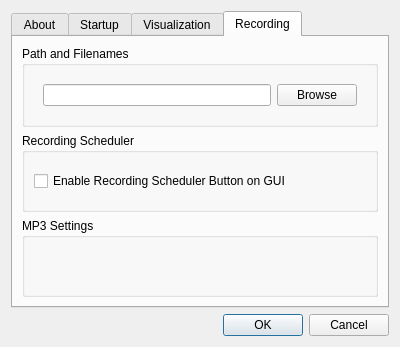
<?xml version="1.0" encoding="UTF-8"?>
<ui version="4.0">
 <class>Dialog</class>
 <widget class="QDialog" name="Dialog">
  <property name="geometry">
   <rect>
    <x>0</x>
    <y>0</y>
    <width>400</width>
    <height>347</height>
   </rect>
  </property>
  <property name="sizePolicy">
   <sizepolicy hsizetype="Expanding" vsizetype="Expanding">
    <horstretch>0</horstretch>
    <verstretch>0</verstretch>
   </sizepolicy>
  </property>
  <property name="maximumSize">
   <size>
    <width>400</width>
    <height>350</height>
   </size>
  </property>
  <property name="windowTitle">
   <string>Dialog</string>
  </property>
  <layout class="QVBoxLayout" name="verticalLayout">
   <item>
    <widget class="QTabWidget" name="Tabs">
     <property name="currentIndex">
      <number>3</number>
     </property>
     <widget class="QWidget" name="AboutTab">
      <attribute name="title">
       <string>About</string>
      </attribute>
      <layout class="QHBoxLayout" name="horizontalLayout">
       <item>
        <widget class="QLabel" name="label">
         <property name="sizePolicy">
          <sizepolicy hsizetype="Fixed" vsizetype="Fixed">
           <horstretch>0</horstretch>
           <verstretch>0</verstretch>
          </sizepolicy>
         </property>
         <property name="maximumSize">
          <size>
           <width>205</width>
           <height>191</height>
          </size>
         </property>
         <property name="text">
          <string/>
         </property>
         <property name="pixmap">
          <pixmap resource="../finny.qrc">:/finny/assets/radioshark.png</pixmap>
         </property>
         <property name="scaledContents">
          <bool>true</bool>
         </property>
        </widget>
       </item>
       <item>
        <widget class="QLabel" name="label_2">
         <property name="text">
          <string>Finny Version 0.5 Beta
By John O'Neil
oneil.code@gmail.com</string>
         </property>
        </widget>
       </item>
      </layout>
     </widget>
     <widget class="QWidget" name="StartupSettingsTab">
      <attribute name="title">
       <string>Startup</string>
      </attribute>
      <layout class="QVBoxLayout" name="verticalLayout_2">
       <property name="spacing">
        <number>3</number>
       </property>
       <property name="margin">
        <number>0</number>
       </property>
       <item>
        <widget class="QGroupBox" name="groupBox">
         <property name="title">
          <string>Startup Frequency Behavior</string>
         </property>
         <layout class="QVBoxLayout" name="verticalLayout_3">
          <property name="spacing">
           <number>3</number>
          </property>
          <property name="leftMargin">
           <number>3</number>
          </property>
          <property name="topMargin">
           <number>3</number>
          </property>
          <property name="rightMargin">
           <number>3</number>
          </property>
          <property name="bottomMargin">
           <number>0</number>
          </property>
          <item>
           <widget class="QRadioButton" name="StartAtLastFrequency">
            <property name="text">
             <string>Start Finny at last frequecy listened to.</string>
            </property>
           </widget>
          </item>
          <item>
           <widget class="QRadioButton" name="StartAtFixedFrequency">
            <property name="text">
             <string>Start Finny at frequency:</string>
            </property>
           </widget>
          </item>
          <item>
           <widget class="QWidget" name="StartFrequencyPanel" native="true">
            <layout class="QHBoxLayout" name="horizontalLayout_2">
             <property name="spacing">
              <number>3</number>
             </property>
             <property name="margin">
              <number>0</number>
             </property>
             <item>
              <widget class="QComboBox" name="StartBand">
               <property name="sizePolicy">
                <sizepolicy hsizetype="Fixed" vsizetype="Fixed">
                 <horstretch>0</horstretch>
                 <verstretch>0</verstretch>
                </sizepolicy>
               </property>
               <item>
                <property name="text">
                 <string>AM</string>
                </property>
               </item>
               <item>
                <property name="text">
                 <string>FM</string>
                </property>
               </item>
              </widget>
             </item>
             <item>
              <widget class="QDoubleSpinBox" name="StartFreq">
               <property name="sizePolicy">
                <sizepolicy hsizetype="Fixed" vsizetype="Fixed">
                 <horstretch>0</horstretch>
                 <verstretch>0</verstretch>
                </sizepolicy>
               </property>
              </widget>
             </item>
            </layout>
           </widget>
          </item>
         </layout>
        </widget>
       </item>
       <item>
        <widget class="QGroupBox" name="groupBox_2">
         <property name="title">
          <string>Startup Volume Behavior</string>
         </property>
         <layout class="QVBoxLayout" name="verticalLayout_4">
          <property name="spacing">
           <number>3</number>
          </property>
          <property name="leftMargin">
           <number>0</number>
          </property>
          <property name="topMargin">
           <number>3</number>
          </property>
          <property name="rightMargin">
           <number>0</number>
          </property>
          <property name="bottomMargin">
           <number>0</number>
          </property>
          <item>
           <widget class="QRadioButton" name="StartAtLastVolume">
            <property name="text">
             <string>Start Finny volume at last set value</string>
            </property>
           </widget>
          </item>
          <item>
           <widget class="QRadioButton" name="StartAtVolume">
            <property name="text">
             <string>Start Finny at volume:</string>
            </property>
           </widget>
          </item>
          <item>
           <widget class="QWidget" name="StartVolumePanel" native="true">
            <layout class="QHBoxLayout" name="horizontalLayout_3">
             <property name="spacing">
              <number>3</number>
             </property>
             <property name="margin">
              <number>0</number>
             </property>
             <item>
              <widget class="QSpinBox" name="FixedVolume">
               <property name="sizePolicy">
                <sizepolicy hsizetype="Fixed" vsizetype="Fixed">
                 <horstretch>0</horstretch>
                 <verstretch>0</verstretch>
                </sizepolicy>
               </property>
              </widget>
             </item>
            </layout>
           </widget>
          </item>
         </layout>
        </widget>
       </item>
      </layout>
     </widget>
     <widget class="QWidget" name="VisualizationTab">
      <attribute name="title">
       <string>Visualization</string>
      </attribute>
      <layout class="QVBoxLayout" name="verticalLayout_5">
       <item>
        <widget class="QGroupBox" name="groupBox_3">
         <property name="title">
          <string>Plugin</string>
         </property>
         <layout class="QVBoxLayout" name="verticalLayout_6">
          <item>
           <widget class="QComboBox" name="comboBox_2"/>
          </item>
         </layout>
        </widget>
       </item>
       <item>
        <widget class="QGroupBox" name="groupBox_4">
         <property name="title">
          <string>Radioshark LEDs</string>
         </property>
         <layout class="QVBoxLayout" name="verticalLayout_7">
          <item>
           <widget class="QCheckBox" name="EnableRadiosharkLEDControl">
            <property name="text">
             <string>Enable LED Feedback</string>
            </property>
           </widget>
          </item>
         </layout>
        </widget>
       </item>
      </layout>
     </widget>
     <widget class="QWidget" name="tab">
      <attribute name="title">
       <string>Recording</string>
      </attribute>
      <layout class="QVBoxLayout" name="verticalLayout_8">
       <item>
        <widget class="QGroupBox" name="groupBox_7">
         <property name="title">
          <string>Path and Filenames</string>
         </property>
         <layout class="QVBoxLayout" name="verticalLayout_10">
          <item>
           <widget class="QWidget" name="widget" native="true">
            <layout class="QHBoxLayout" name="horizontalLayout_4">
             <item>
              <widget class="QLineEdit" name="RecordingPath"/>
             </item>
             <item>
              <widget class="QPushButton" name="RecordingPathBrowse">
               <property name="text">
                <string>Browse</string>
               </property>
              </widget>
             </item>
            </layout>
           </widget>
          </item>
         </layout>
        </widget>
       </item>
       <item>
        <widget class="QGroupBox" name="groupBox_5">
         <property name="title">
          <string>Recording Scheduler</string>
         </property>
         <layout class="QVBoxLayout" name="verticalLayout_9">
          <item>
           <widget class="QCheckBox" name="EnableRecordingScheduler">
            <property name="text">
             <string>Enable Recording Scheduler Button on GUI</string>
            </property>
           </widget>
          </item>
         </layout>
        </widget>
       </item>
       <item>
        <widget class="QGroupBox" name="groupBox_6">
         <property name="title">
          <string>MP3 Settings</string>
         </property>
        </widget>
       </item>
      </layout>
     </widget>
    </widget>
   </item>
   <item>
    <widget class="QDialogButtonBox" name="buttonBox">
     <property name="standardButtons">
      <set>QDialogButtonBox::Cancel|QDialogButtonBox::Ok</set>
     </property>
    </widget>
   </item>
  </layout>
 </widget>
 <resources>
  <include location="../finny.qrc"/>
 </resources>
 <connections>
  <connection>
   <sender>buttonBox</sender>
   <signal>accepted()</signal>
   <receiver>Dialog</receiver>
   <slot>accept()</slot>
   <hints>
    <hint type="sourcelabel">
     <x>199</x>
     <y>273</y>
    </hint>
    <hint type="destinationlabel">
     <x>199</x>
     <y>149</y>
    </hint>
   </hints>
  </connection>
  <connection>
   <sender>buttonBox</sender>
   <signal>rejected()</signal>
   <receiver>Dialog</receiver>
   <slot>reject()</slot>
   <hints>
    <hint type="sourcelabel">
     <x>199</x>
     <y>273</y>
    </hint>
    <hint type="destinationlabel">
     <x>199</x>
     <y>149</y>
    </hint>
   </hints>
  </connection>
  <connection>
   <sender>StartAtFixedFrequency</sender>
   <signal>toggled(bool)</signal>
   <receiver>StartFrequencyPanel</receiver>
   <slot>setEnabled(bool)</slot>
   <hints>
    <hint type="sourcelabel">
     <x>203</x>
     <y>96</y>
    </hint>
    <hint type="destinationlabel">
     <x>203</x>
     <y>138</y>
    </hint>
   </hints>
  </connection>
  <connection>
   <sender>StartAtVolume</sender>
   <signal>toggled(bool)</signal>
   <receiver>StartVolumePanel</receiver>
   <slot>setEnabled(bool)</slot>
   <hints>
    <hint type="sourcelabel">
     <x>203</x>
     <y>227</y>
    </hint>
    <hint type="destinationlabel">
     <x>203</x>
     <y>269</y>
    </hint>
   </hints>
  </connection>
  <connection>
   <sender>StartBand</sender>
   <signal>currentIndexChanged(int)</signal>
   <receiver>Dialog</receiver>
   <slot>OnBandChange(int)</slot>
   <hints>
    <hint type="sourcelabel">
     <x>135</x>
     <y>138</y>
    </hint>
    <hint type="destinationlabel">
     <x>199</x>
     <y>174</y>
    </hint>
   </hints>
  </connection>
  <connection>
   <sender>RecordingPathBrowse</sender>
   <signal>pressed()</signal>
   <receiver>Dialog</receiver>
   <slot>OnRecordingPathBrowse()</slot>
   <hints>
    <hint type="sourcelabel">
     <x>319</x>
     <y>96</y>
    </hint>
    <hint type="destinationlabel">
     <x>199</x>
     <y>173</y>
    </hint>
   </hints>
  </connection>
 </connections>
 <slots>
  <slot>OnBandChange(int)</slot>
  <slot>OnRecordingPathBrowse()</slot>
 </slots>
</ui>
